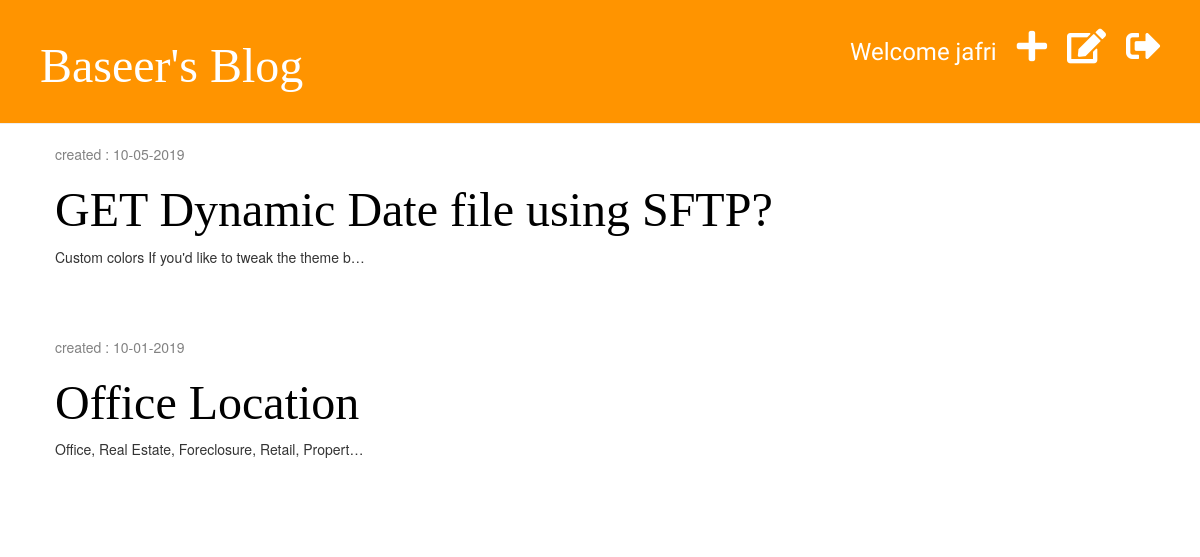
The page /drafts/ (signed in) on the database its author committed.
### blog/models.py (models this page shows, shortened)
class Post(models.Model):
    author = models.ForeignKey('auth.User', on_delete=models.CASCADE)
    title = models.CharField(max_length=200)
    text = models.TextField()
    created_date = models.DateTimeField(default=timezone.now)
    published_date = models.DateTimeField(blank=True,null=True)

### blog/views.py (the view)
# urls.py: path('drafts/', views.post_draft_list, name='post_draft_list'),
@login_required
def post_draft_list(request):
    posts = Post.objects.filter(published_date__isnull=True).order_by('-created_date')
    return render(request, 'blog/post_draft_list.html', {'posts': posts})

### blog/templates/blog/post_draft_list.html (shortened to what this page needs)
{% extends 'blog/base.html' %}
{% block content %}
    {% for post in posts %}
        <div class="post">
            <p class="date">
                created : {{ post.created_date| date:'m-d-Y' }}
            </p>
            <h1><a href="{% url 'post_detail' postid=post.pk %}">{{ post.title }}</a></h1>
            <p>{{ post.text| truncatechars:50 }}</p>
        </div>
    {% endfor %}
{% endblock %}

### blog/templates/blog/base.html (shortened to what this page needs)
{% load staticfiles %}
<!DOCTYPE html>
<html lang="en">
<head>
    <link rel="stylesheet" href="https://maxcdn.bootstrapcdn.com/bootstrap/3.2.0/css/bootstrap.min.css">
    <link rel="stylesheet" href="{% static 'css/blog.css' %}">
    <link rel="stylesheet" href="https://cdnjs.cloudflare.com/ajax/libs/font-awesome/5.2.0/css/all.css">
    <link rel="stylesheet" href="{% static 'css/zenburn.css' %}">
</head>
<body>
<div class="page-header">
    {% if user.is_authenticated %}
        <a href="{% url 'logout' %}" class="top-menu">
            <i class="fas fa-sign-out-alt"></i>
        </a>
        <a href="{% url 'post_draft_list' %}" class="top-menu">
            <i class="fas fa-edit"></i>
        </a>
        <a href="{% url 'post_new' %}" class="top-menu">
            <i class="fas fa-plus"></i>
        </a>
        <p class="top-menu">Welcome {{ user.username }}</p>
    {% else %}
        <a href="{% url 'login' %}" class="top-menu">
            <i class="fas fa-sign-in-alt fa-2x"></i>
        </a>
    {% endif %}
    <h1><a href='{% url "post_list" %}'>Baseer's Blog</a></h1>
</div>
<div class="content container">
    <div class="row">
        <div class="col-md-8">
            {% block content %}
            {% endblock %}
        </div>
    </div>
</div>
</body>
</html>

### blog/static/css/blog.css (style rules this page uses)
.page-header { background-color: #ff9400; margin-top: 0px; padding: 20px 20px 20px 40px; }
.page-header h1, .page-header h1 a { color: #ffffff; font-size: 36pt; text-decoration: none; }
.page-header p { font-size: 18pt; font-family: Tangerine; margin-top: 15px; }
h1, h2, h3, h4 { font-family: 'Inconsolata', 'Droid Sans', serif; font-size: 48px; }
.content { margin-left: 40px; }
.date { color: #828282; }
.post { margin-bottom: 70px; }
.post h1 a { color: #000000; }
.top-menu { color: #ffffff; float: right; font-size: 26pt; margin-right: 20px; }

### rows shown on the page
Post: created_date "10-05-2019", title "GET Dynamic Date file using SFTP?", text "Custom colors If you'd like to tweak the theme b…"
Post: created_date "10-01-2019", title "Office Location", text "Office, Real Estate, Foreclosure, Retail, Propert…"

### other values the page prints
{{ user.username }} "jafri"
